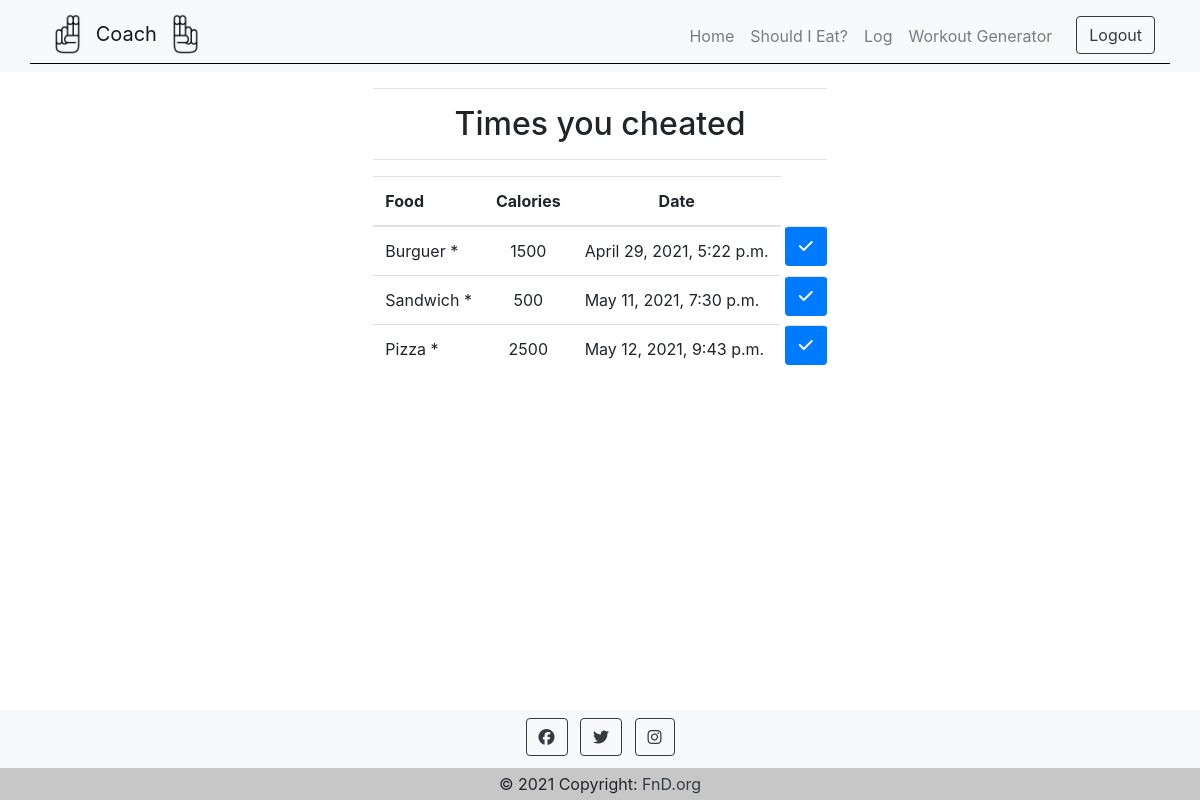
/log (signed in), run on the app's committed database.
### capstone/models.py (models this page shows)
class ShouldIEat(models.Model):
    user = models.ForeignKey("User", on_delete=models.CASCADE)
    food = models.CharField(max_length=255)
    calories = models.IntegerField()
    weight = models.IntegerField()
    timestamp = models.DateTimeField(auto_now_add=True)

### capstone/views.py (the view)
# urls.py: path("log", views.log, name="log"),
def log(request):
    if request.method == "POST":
        user = request.user
        cheats = ShouldIEat.objects.filter(user=user)
        cheat = request.POST["row_delete"]
        ShouldIEat.objects.get(id=cheat).delete()
        return render(request,"capstone/log.html", {
            "cheats":cheats
            })
    else:
        user = request.user
        cheats = ShouldIEat.objects.filter(user=user)
        return render(request,"capstone/log.html", {
            "cheats":cheats
        })

### capstone/templates/capstone/log.html (shortened to what this page needs)
{% extends 'capstone/layout.html' %}
{% load static %}
{% block body %}
<section style="height: 80%;">
    <div class="container-fluid">
        <div class="row justify-content-center">
            <div class="col-auto">
            <hr>
            <h2 style="text-align: center;">Times you cheated</h2>
            <hr>
                <table class="table table-responsive">
                    <thead>
                    <tr>
                        <th>Food</th>
                        <th style="text-align:center;">Calories</th>
                        <th style="text-align:center;">Date</th>
                    </tr>
                    </thead>
                    <tbody>
                    {% for cheat in cheats %}
                    <tr>
                        <td onmouseover="popResults({{ cheat.id }})" onmouseout="popResults({{ cheat.id }})">{{ cheat.food }} *</td>
                        <td style="text-align:center;" id="caloriesLog-{{ cheat.id }}">{{ cheat.calories }}</td>
                        <td>{{ cheat.timestamp }}</td>
                        <td class="btn btn-primary" style="padding:0; margin:0 0 0 4px;">
                            <form action="{% url 'log' %}" method="post" style="padding:0; margin:0;">
                                <button type="submit" class="btn btn-primary" name=button><i class="fas fa-check"></i></button>
                            </form>
                        </td>
                    </tr>
                    {% endfor %}
                    </tbody>
                </table>
            </div>
        </div>
    </div>
</section>
{% endblock %}

### capstone/static/capstone/style.css (style rules this page uses)
* { box-sizing: border-box; }
*:before, *:after { box-sizing: border-box; }
html, body { margin: 0 0 90px 0; min-height: 500px; position: relative; }

### data on the page
ShouldIEat: food "Burguer", calories "1500", timestamp "April 29, 2021, 5:22 p.m."
ShouldIEat: food "Sandwich", calories "500", timestamp "May 11, 2021, 7:30 p.m."
ShouldIEat: food "Pizza", calories "2500", timestamp "May 12, 2021, 9:43 p.m."
